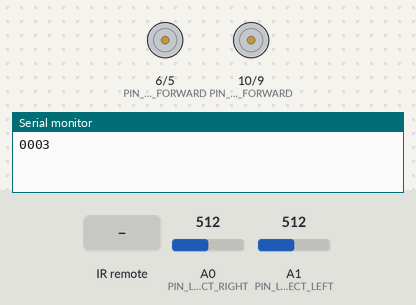
A sketch run on a simulated Arduino Uno, built with avr-gcc and run on an emulated ATmega328P. Parts: motor-driver pin pairs drawn as motors (green arrow = first pin HIGH = forward, orange = second pin HIGH = backward, longer = more drive), the last lines printed to the serial monitor. Inputs (shaded band) come from the test bench; at power-on: A0 (PIN_LINE_DETECT_RIGHT) = 512, A1 (PIN_LINE_DETECT_LEFT) = 512.

Above: at 1.2 s.
1.3 s: infrared code 0x16 received
At 2.0 s:
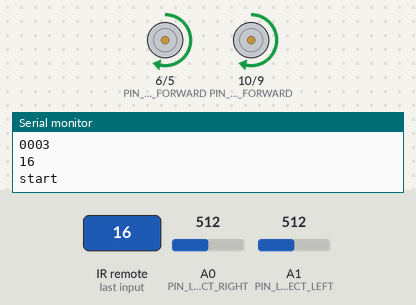
2.8 s: A0 (PIN_LINE_DETECT_RIGHT) set to 306
At 3.1 s:
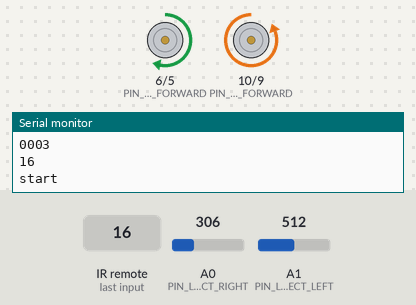
4.3 s: A1 (PIN_LINE_DETECT_LEFT) set to 488
At 5.5 s:
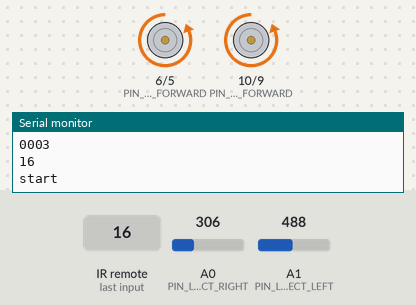
5.8 s: A0 (PIN_LINE_DETECT_RIGHT) set to 493
7.3 s: A0 (PIN_LINE_DETECT_RIGHT) set to 507
At 7.7 s:
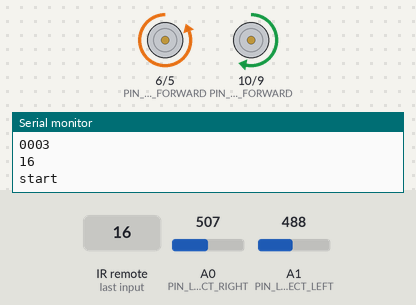
8.8 s: infrared code 0x0D received
At 10.1 s:
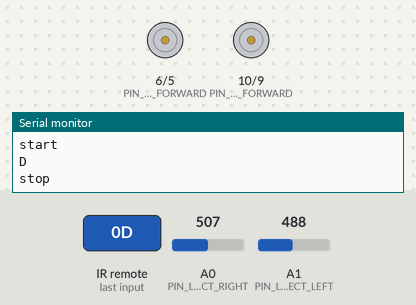
Timing chart, 0 to 11.3 s (numbered marks = the images above; inputs shaded):
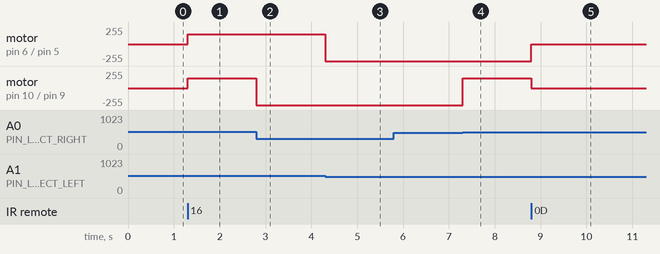

Measured:
- the behaviour switches between 501 and 500 on A1 (PIN_LINE_DETECT_LEFT) (found by bisection; images 2 and 3)
- the behaviour switches between 500 and 501 on A0 (PIN_LINE_DETECT_RIGHT) (found by bisection; images 3 and 4)
- after the input at 1.3 s, motor on pin 6 (PIN_MOTOR_RIGHT_FORWARD) / pin 5 (PIN_MOTOR_RIGHT_BACKWARD), motor on pin 10 (PIN_MOTOR_LEFT_FORWARD) / pin 9 (PIN_MOTOR_LEFT_BACKWARD): stopped → forward 150/255 at once
- after the input at 2.8 s, motor on pin 10 (PIN_MOTOR_LEFT_FORWARD) / pin 9 (PIN_MOTOR_LEFT_BACKWARD): forward 150/255 → backward 255/255 at once
- after the input at 4.3 s, motor on pin 6 (PIN_MOTOR_RIGHT_FORWARD) / pin 5 (PIN_MOTOR_RIGHT_BACKWARD): forward 150/255 → backward 255/255 at once
- after the input at 5.8 s, every drawn part: stays the same
- after the input at 7.3 s, motor on pin 10 (PIN_MOTOR_LEFT_FORWARD) / pin 9 (PIN_MOTOR_LEFT_BACKWARD): backward 255/255 → forward 150/255 at once
- after the input at 8.8 s, motor on pin 6 (PIN_MOTOR_RIGHT_FORWARD) / pin 5 (PIN_MOTOR_RIGHT_BACKWARD): backward 255/255 → stopped at once; motor on pin 10 (PIN_MOTOR_LEFT_FORWARD) / pin 9 (PIN_MOTOR_LEFT_BACKWARD): forward 150/255 → stopped at once

The sketch:

LineTracer.ino
```cpp
#include <IRremote.h> //IR 리모컨 라이브러리.

#define PIN_IR_RECEIVE 2
#define PIN_MOTOR_LEFT_FORWARD 10
#define PIN_MOTOR_LEFT_BACKWARD 9
#define PIN_MOTOR_RIGHT_FORWARD 6
#define PIN_MOTOR_RIGHT_BACKWARD 5
#define PIN_LINE_DETECT_RIGHT A0
#define PIN_LINE_DETECT_LEFT  A1

#define REF_VALUE_LINE_DETECT  500

int motorSpeedLeft = 0; // -255~255
int motorSpeedRight = 0; // -255~255
int isStartLineTracing = 0;
int detectValueLeft = 0;
int detectValueRight = 0;

void processMotor(void);

void setup()
{
  Serial.begin(115200); //시리얼 모니터 사용
  IrReceiver.begin(PIN_IR_RECEIVE, ENABLE_LED_FEEDBACK);
  pinMode(PIN_MOTOR_LEFT_FORWARD, OUTPUT);
  pinMode(PIN_MOTOR_LEFT_BACKWARD, OUTPUT);
  pinMode(PIN_MOTOR_RIGHT_FORWARD, OUTPUT);
  pinMode(PIN_MOTOR_RIGHT_BACKWARD, OUTPUT);
  analogWrite(PIN_MOTOR_LEFT_FORWARD, 0);
  analogWrite(PIN_MOTOR_LEFT_BACKWARD, 0);
  analogWrite(PIN_MOTOR_RIGHT_FORWARD, 0);
  analogWrite(PIN_MOTOR_RIGHT_BACKWARD, 0);
  Serial.println("0003");
}

void loop() {
  if (IrReceiver.decode() == true) // 리모컨으로부터 받은 신호가 있으면
  {
    if (IrReceiver.decodedIRData.protocol == NEC) {
      Serial.println(IrReceiver.decodedIRData.command, HEX); //받은 신호를 시리얼 모니터에 입력
      if(IrReceiver.decodedIRData.command == 0x16) // *
      {
        Serial.println("start");
        isStartLineTracing = 1;
      }
      else if(IrReceiver.decodedIRData.command == 0x0D) // #
      {
        Serial.println("stop");
        isStartLineTracing = 0;
      }
    }
    IrReceiver.resume(); // 다음 신호 수신
  }

  if(isStartLineTracing == 0)
  {
    motorSpeedLeft = 0;
    motorSpeedRight = 0;
  }
  else
  {
    detectValueLeft = analogRead(PIN_LINE_DETECT_LEFT);
    detectValueRight = analogRead(PIN_LINE_DETECT_RIGHT);
    if((detectValueLeft > REF_VALUE_LINE_DETECT) && (detectValueRight > REF_VALUE_LINE_DETECT))
    {
      motorSpeedLeft = 150;
      motorSpeedRight = 150;
    }
    else if((detectValueLeft > REF_VALUE_LINE_DETECT) && (detectValueRight < REF_VALUE_LINE_DETECT))
    {
      motorSpeedLeft = -255;
      motorSpeedRight = 150;
    }
    else if((detectValueLeft < REF_VALUE_LINE_DETECT) && (detectValueRight > REF_VALUE_LINE_DETECT))
    {
      motorSpeedLeft = 150;
      motorSpeedRight = -255;
    }
    else
    {
      motorSpeedLeft = -255;
      motorSpeedRight = -255;
    }
  }
  processMotor();
}

void processMotor(void)
{
  if(motorSpeedLeft >= 0)
  {
    analogWrite(PIN_MOTOR_LEFT_FORWARD, motorSpeedLeft);
    analogWrite(PIN_MOTOR_LEFT_BACKWARD, 0);
  }
  else
  {
    analogWrite(PIN_MOTOR_LEFT_FORWARD, 0);
    analogWrite(PIN_MOTOR_LEFT_BACKWARD, motorSpeedLeft*(-1));
  }
  if(motorSpeedRight >= 0)
  {
    analogWrite(PIN_MOTOR_RIGHT_FORWARD, motorSpeedRight);
    analogWrite(PIN_MOTOR_RIGHT_BACKWARD, 0);
  }
  else
  {
    analogWrite(PIN_MOTOR_RIGHT_FORWARD, 0);
    analogWrite(PIN_MOTOR_RIGHT_BACKWARD, motorSpeedRight*(-1));
  }
}
```
